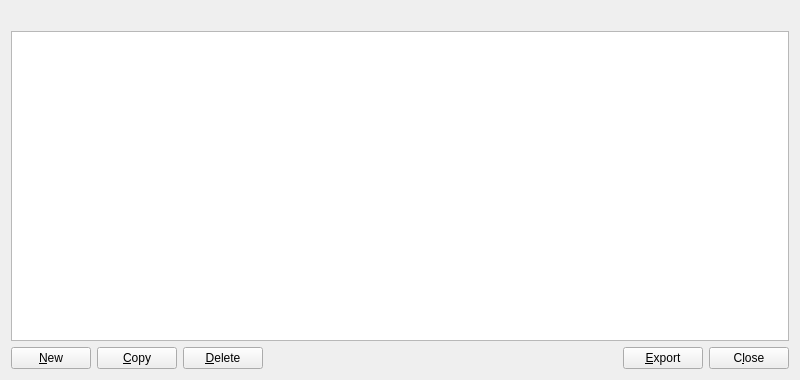
<?xml version="1.0" encoding="UTF-8"?>
<ui version="4.0">
 <class>ZAddressBookPage</class>
 <widget class="QWidget" name="ZAddressBookPage">
  <property name="geometry">
   <rect>
    <x>0</x>
    <y>0</y>
    <width>800</width>
    <height>380</height>
   </rect>
  </property>
  <layout class="QVBoxLayout" name="verticalLayout">
   <item>
    <widget class="QLabel" name="labelExplanation">
     <property name="textFormat">
      <enum>Qt::PlainText</enum>
     </property>
     <property name="wordWrap">
      <bool>true</bool>
     </property>
    </widget>
   </item>
   <item>
    <widget class="QTableView" name="tableView">
     <property name="contextMenuPolicy">
      <enum>Qt::CustomContextMenu</enum>
     </property>
     <property name="toolTip">
      <string>Right-click to edit address or label</string>
     </property>
     <property name="tabKeyNavigation">
      <bool>false</bool>
     </property>
     <property name="alternatingRowColors">
      <bool>true</bool>
     </property>
     <property name="selectionMode">
      <enum>QAbstractItemView::SingleSelection</enum>
     </property>
     <property name="selectionBehavior">
      <enum>QAbstractItemView::SelectRows</enum>
     </property>
     <property name="sortingEnabled">
      <bool>true</bool>
     </property>
     <attribute name="verticalHeaderVisible">
      <bool>false</bool>
     </attribute>
    </widget>
   </item>
   <item>
    <layout class="QHBoxLayout" name="horizontalLayout">
     <item>
      <widget class="QPushButton" name="newAddress">
       <property name="toolTip">
        <string>Create a new address</string>
       </property>
       <property name="text">
        <string>&amp;New</string>
       </property>
       <property name="icon">
        <iconset resource="../zkstake.qrc">
         <normaloff>:/icons/add</normaloff>:/icons/add</iconset>
       </property>
       <property name="autoDefault">
        <bool>false</bool>
       </property>
      </widget>
     </item>
     <item>
      <widget class="QPushButton" name="copyAddress">
       <property name="toolTip">
        <string>Copy the currently selected address to the system clipboard</string>
       </property>
       <property name="text">
        <string>&amp;Copy</string>
       </property>
       <property name="icon">
        <iconset resource="../zkstake.qrc">
         <normaloff>:/icons/editcopy</normaloff>:/icons/editcopy</iconset>
       </property>
       <property name="autoDefault">
        <bool>false</bool>
       </property>
      </widget>
     </item>
     <item>
      <widget class="QPushButton" name="deleteAddress">
       <property name="toolTip">
        <string>Delete the currently selected address from the list</string>
       </property>
       <property name="text">
        <string>&amp;Delete</string>
       </property>
       <property name="icon">
        <iconset resource="../zkstake.qrc">
         <normaloff>:/icons/remove</normaloff>:/icons/remove</iconset>
       </property>
       <property name="autoDefault">
        <bool>false</bool>
       </property>
      </widget>
     </item>
     <item>
      <spacer name="horizontalSpacer">
       <property name="orientation">
        <enum>Qt::Horizontal</enum>
       </property>
       <property name="sizeHint" stdset="0">
        <size>
         <width>40</width>
         <height>20</height>
        </size>
       </property>
      </spacer>
     </item>
     <item>
      <widget class="QPushButton" name="exportButton">
       <property name="toolTip">
        <string>Export the data in the current tab to a file</string>
       </property>
       <property name="text">
        <string>&amp;Export</string>
       </property>
       <property name="icon">
        <iconset resource="../zkstake.qrc">
         <normaloff>:/icons/export</normaloff>:/icons/export</iconset>
       </property>
       <property name="autoDefault">
        <bool>false</bool>
       </property>
      </widget>
     </item>
     <item>
      <widget class="QPushButton" name="closeButton">
       <property name="sizePolicy">
        <sizepolicy hsizetype="Minimum" vsizetype="Minimum">
         <horstretch>0</horstretch>
         <verstretch>0</verstretch>
        </sizepolicy>
       </property>
       <property name="text">
        <string>C&amp;lose</string>
       </property>
       <property name="autoDefault">
        <bool>false</bool>
       </property>
      </widget>
     </item>
    </layout>
   </item>
  </layout>
 </widget>
 <resources>
  <include location="../zkstake.qrc"/>
 </resources>
 <connections/>
</ui>
